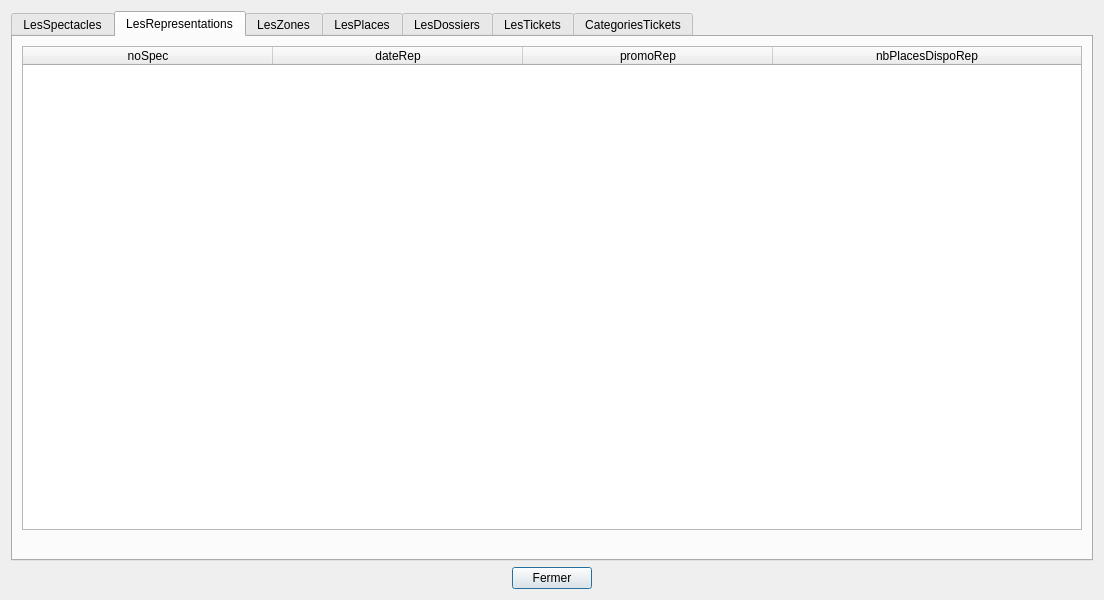
<?xml version="1.0" encoding="UTF-8"?>
<ui version="4.0">
 <class>tablesData</class>
 <widget class="QDialog" name="tablesData">
  <property name="geometry">
   <rect>
    <x>0</x>
    <y>0</y>
    <width>1104</width>
    <height>600</height>
   </rect>
  </property>
  <property name="sizePolicy">
   <sizepolicy hsizetype="Preferred" vsizetype="Preferred">
    <horstretch>0</horstretch>
    <verstretch>0</verstretch>
   </sizepolicy>
  </property>
  <property name="minimumSize">
   <size>
    <width>0</width>
    <height>0</height>
   </size>
  </property>
  <property name="windowTitle">
   <string>BD Théâtre</string>
  </property>
  <layout class="QVBoxLayout" name="verticalLayout">
   <item>
    <widget class="QTabWidget" name="tabWidget">
     <property name="currentIndex">
      <number>1</number>
     </property>
     <widget class="QWidget" name="tabSpectacles">
      <attribute name="title">
       <string>LesSpectacles</string>
      </attribute>
      <layout class="QVBoxLayout" name="verticalLayout_3">
       <item>
        <widget class="QTableWidget" name="tableSpectacles">
         <property name="sizePolicy">
          <sizepolicy hsizetype="Expanding" vsizetype="Expanding">
           <horstretch>0</horstretch>
           <verstretch>0</verstretch>
          </sizepolicy>
         </property>
         <property name="minimumSize">
          <size>
           <width>0</width>
           <height>400</height>
          </size>
         </property>
         <property name="baseSize">
          <size>
           <width>0</width>
           <height>0</height>
          </size>
         </property>
         <property name="columnCount">
          <number>3</number>
         </property>
         <attribute name="horizontalHeaderDefaultSectionSize">
          <number>200</number>
         </attribute>
         <attribute name="horizontalHeaderMinimumSectionSize">
          <number>50</number>
         </attribute>
         <attribute name="horizontalHeaderStretchLastSection">
          <bool>true</bool>
         </attribute>
         <attribute name="verticalHeaderVisible">
          <bool>false</bool>
         </attribute>
         <column>
          <property name="text">
           <string>noSpec</string>
          </property>
         </column>
         <column>
          <property name="text">
           <string>nomSpec</string>
          </property>
         </column>
         <column>
          <property name="text">
           <string>prixBaseSpec</string>
          </property>
         </column>
        </widget>
       </item>
       <item>
        <widget class="QLabel" name="label_spectacles">
         <property name="palette">
          <palette>
           <active>
            <colorrole role="WindowText">
             <brush brushstyle="SolidPattern">
              <color alpha="255">
               <red>255</red>
               <green>0</green>
               <blue>0</blue>
              </color>
             </brush>
            </colorrole>
           </active>
           <inactive>
            <colorrole role="WindowText">
             <brush brushstyle="SolidPattern">
              <color alpha="255">
               <red>255</red>
               <green>0</green>
               <blue>0</blue>
              </color>
             </brush>
            </colorrole>
           </inactive>
           <disabled>
            <colorrole role="WindowText">
             <brush brushstyle="SolidPattern">
              <color alpha="255">
               <red>120</red>
               <green>120</green>
               <blue>120</blue>
              </color>
             </brush>
            </colorrole>
           </disabled>
          </palette>
         </property>
         <property name="text">
          <string/>
         </property>
         <property name="alignment">
          <set>Qt::AlignCenter</set>
         </property>
        </widget>
       </item>
      </layout>
     </widget>
     <widget class="QWidget" name="tabRepresentations">
      <attribute name="title">
       <string>LesRepresentations</string>
      </attribute>
      <layout class="QVBoxLayout" name="verticalLayout_2">
       <item>
        <widget class="QTableWidget" name="tableRepresentations">
         <property name="sizePolicy">
          <sizepolicy hsizetype="Expanding" vsizetype="Expanding">
           <horstretch>0</horstretch>
           <verstretch>0</verstretch>
          </sizepolicy>
         </property>
         <property name="minimumSize">
          <size>
           <width>0</width>
           <height>400</height>
          </size>
         </property>
         <property name="baseSize">
          <size>
           <width>0</width>
           <height>0</height>
          </size>
         </property>
         <property name="layoutDirection">
          <enum>Qt::LeftToRight</enum>
         </property>
         <property name="columnCount">
          <number>4</number>
         </property>
         <attribute name="horizontalHeaderCascadingSectionResizes">
          <bool>true</bool>
         </attribute>
         <attribute name="horizontalHeaderDefaultSectionSize">
          <number>250</number>
         </attribute>
         <attribute name="horizontalHeaderHighlightSections">
          <bool>true</bool>
         </attribute>
         <attribute name="horizontalHeaderMinimumSectionSize">
          <number>50</number>
         </attribute>
         <attribute name="horizontalHeaderStretchLastSection">
          <bool>true</bool>
         </attribute>
         <attribute name="verticalHeaderVisible">
          <bool>false</bool>
         </attribute>
         <column>
          <property name="text">
           <string>noSpec</string>
          </property>
         </column>
         <column>
          <property name="text">
           <string>dateRep</string>
          </property>
         </column>
         <column>
          <property name="text">
           <string>promoRep</string>
          </property>
         </column>
         <column>
          <property name="text">
           <string>nbPlacesDispoRep</string>
          </property>
         </column>
        </widget>
       </item>
       <item>
        <widget class="QLabel" name="label_representations">
         <property name="palette">
          <palette>
           <active>
            <colorrole role="WindowText">
             <brush brushstyle="SolidPattern">
              <color alpha="255">
               <red>255</red>
               <green>0</green>
               <blue>0</blue>
              </color>
             </brush>
            </colorrole>
           </active>
           <inactive>
            <colorrole role="WindowText">
             <brush brushstyle="SolidPattern">
              <color alpha="255">
               <red>255</red>
               <green>0</green>
               <blue>0</blue>
              </color>
             </brush>
            </colorrole>
           </inactive>
           <disabled>
            <colorrole role="WindowText">
             <brush brushstyle="SolidPattern">
              <color alpha="255">
               <red>120</red>
               <green>120</green>
               <blue>120</blue>
              </color>
             </brush>
            </colorrole>
           </disabled>
          </palette>
         </property>
         <property name="text">
          <string/>
         </property>
         <property name="alignment">
          <set>Qt::AlignCenter</set>
         </property>
        </widget>
       </item>
      </layout>
     </widget>
     <widget class="QWidget" name="tabZones">
      <attribute name="title">
       <string>LesZones</string>
      </attribute>
      <layout class="QVBoxLayout" name="verticalLayout_4">
       <item>
        <widget class="QTableWidget" name="tableZones">
         <property name="sizePolicy">
          <sizepolicy hsizetype="Expanding" vsizetype="Expanding">
           <horstretch>0</horstretch>
           <verstretch>0</verstretch>
          </sizepolicy>
         </property>
         <property name="minimumSize">
          <size>
           <width>0</width>
           <height>400</height>
          </size>
         </property>
         <property name="baseSize">
          <size>
           <width>0</width>
           <height>0</height>
          </size>
         </property>
         <property name="columnCount">
          <number>3</number>
         </property>
         <attribute name="horizontalHeaderDefaultSectionSize">
          <number>200</number>
         </attribute>
         <attribute name="horizontalHeaderMinimumSectionSize">
          <number>50</number>
         </attribute>
         <attribute name="horizontalHeaderStretchLastSection">
          <bool>true</bool>
         </attribute>
         <attribute name="verticalHeaderVisible">
          <bool>false</bool>
         </attribute>
         <column>
          <property name="text">
           <string>noZone</string>
          </property>
         </column>
         <column>
          <property name="text">
           <string>catZone</string>
          </property>
         </column>
         <column>
          <property name="text">
           <string>tauxZone</string>
          </property>
         </column>
        </widget>
       </item>
       <item>
        <widget class="QLabel" name="label_zones">
         <property name="palette">
          <palette>
           <active>
            <colorrole role="WindowText">
             <brush brushstyle="SolidPattern">
              <color alpha="255">
               <red>255</red>
               <green>0</green>
               <blue>0</blue>
              </color>
             </brush>
            </colorrole>
           </active>
           <inactive>
            <colorrole role="WindowText">
             <brush brushstyle="SolidPattern">
              <color alpha="255">
               <red>255</red>
               <green>0</green>
               <blue>0</blue>
              </color>
             </brush>
            </colorrole>
           </inactive>
           <disabled>
            <colorrole role="WindowText">
             <brush brushstyle="SolidPattern">
              <color alpha="255">
               <red>120</red>
               <green>120</green>
               <blue>120</blue>
              </color>
             </brush>
            </colorrole>
           </disabled>
          </palette>
         </property>
         <property name="text">
          <string/>
         </property>
         <property name="alignment">
          <set>Qt::AlignCenter</set>
         </property>
        </widget>
       </item>
      </layout>
     </widget>
     <widget class="QWidget" name="tabPlaces">
      <attribute name="title">
       <string>LesPlaces</string>
      </attribute>
      <layout class="QVBoxLayout" name="verticalLayout_5">
       <item>
        <widget class="QTableWidget" name="tablePlaces">
         <attribute name="horizontalHeaderDefaultSectionSize">
          <number>200</number>
         </attribute>
         <attribute name="horizontalHeaderMinimumSectionSize">
          <number>50</number>
         </attribute>
         <attribute name="horizontalHeaderStretchLastSection">
          <bool>true</bool>
         </attribute>
         <attribute name="verticalHeaderVisible">
          <bool>false</bool>
         </attribute>
         <column>
          <property name="text">
           <string>noPlace</string>
          </property>
         </column>
         <column>
          <property name="text">
           <string>noRang</string>
          </property>
         </column>
         <column>
          <property name="text">
           <string>noZone</string>
          </property>
         </column>
        </widget>
       </item>
       <item>
        <widget class="QLabel" name="label_places">
         <property name="palette">
          <palette>
           <active>
            <colorrole role="WindowText">
             <brush brushstyle="SolidPattern">
              <color alpha="255">
               <red>255</red>
               <green>0</green>
               <blue>0</blue>
              </color>
             </brush>
            </colorrole>
           </active>
           <inactive>
            <colorrole role="WindowText">
             <brush brushstyle="SolidPattern">
              <color alpha="255">
               <red>255</red>
               <green>0</green>
               <blue>0</blue>
              </color>
             </brush>
            </colorrole>
           </inactive>
           <disabled>
            <colorrole role="WindowText">
             <brush brushstyle="SolidPattern">
              <color alpha="255">
               <red>120</red>
               <green>120</green>
               <blue>120</blue>
              </color>
             </brush>
            </colorrole>
           </disabled>
          </palette>
         </property>
         <property name="text">
          <string/>
         </property>
         <property name="alignment">
          <set>Qt::AlignCenter</set>
         </property>
        </widget>
       </item>
      </layout>
     </widget>
     <widget class="QWidget" name="tabDossiers">
      <attribute name="title">
       <string>LesDossiers</string>
      </attribute>
      <layout class="QVBoxLayout" name="verticalLayout_6">
       <item>
        <widget class="QTableWidget" name="tableDossiers">
         <attribute name="horizontalHeaderDefaultSectionSize">
          <number>200</number>
         </attribute>
         <attribute name="horizontalHeaderMinimumSectionSize">
          <number>50</number>
         </attribute>
         <attribute name="horizontalHeaderStretchLastSection">
          <bool>true</bool>
         </attribute>
         <attribute name="verticalHeaderVisible">
          <bool>false</bool>
         </attribute>
         <column>
          <property name="text">
           <string>noDos</string>
          </property>
         </column>
         <column>
          <property name="text">
           <string>montant</string>
          </property>
         </column>
        </widget>
       </item>
       <item>
        <widget class="QLabel" name="label_dossiers">
         <property name="palette">
          <palette>
           <active>
            <colorrole role="WindowText">
             <brush brushstyle="SolidPattern">
              <color alpha="255">
               <red>255</red>
               <green>0</green>
               <blue>0</blue>
              </color>
             </brush>
            </colorrole>
           </active>
           <inactive>
            <colorrole role="WindowText">
             <brush brushstyle="SolidPattern">
              <color alpha="255">
               <red>255</red>
               <green>0</green>
               <blue>0</blue>
              </color>
             </brush>
            </colorrole>
           </inactive>
           <disabled>
            <colorrole role="WindowText">
             <brush brushstyle="SolidPattern">
              <color alpha="255">
               <red>120</red>
               <green>120</green>
               <blue>120</blue>
              </color>
             </brush>
            </colorrole>
           </disabled>
          </palette>
         </property>
         <property name="text">
          <string/>
         </property>
         <property name="alignment">
          <set>Qt::AlignCenter</set>
         </property>
        </widget>
       </item>
      </layout>
     </widget>
     <widget class="QWidget" name="tabTickets">
      <attribute name="title">
       <string>LesTickets</string>
      </attribute>
      <layout class="QVBoxLayout" name="verticalLayout_7">
       <item>
        <widget class="QTableWidget" name="tableTickets">
         <attribute name="horizontalHeaderDefaultSectionSize">
          <number>110</number>
         </attribute>
         <attribute name="horizontalHeaderMinimumSectionSize">
          <number>50</number>
         </attribute>
         <attribute name="horizontalHeaderStretchLastSection">
          <bool>true</bool>
         </attribute>
         <attribute name="verticalHeaderVisible">
          <bool>false</bool>
         </attribute>
         <column>
          <property name="text">
           <string>noSpec</string>
          </property>
         </column>
         <column>
          <property name="text">
           <string>dateRep</string>
          </property>
         </column>
         <column>
          <property name="text">
           <string>noPlace</string>
          </property>
         </column>
         <column>
          <property name="text">
           <string>noRang</string>
          </property>
         </column>
         <column>
          <property name="text">
           <string>dateEmTick</string>
          </property>
         </column>
         <column>
          <property name="text">
           <string>noDos</string>
          </property>
         </column>
        </widget>
       </item>
       <item>
        <widget class="QLabel" name="label_tickets">
         <property name="palette">
          <palette>
           <active>
            <colorrole role="WindowText">
             <brush brushstyle="SolidPattern">
              <color alpha="255">
               <red>255</red>
               <green>0</green>
               <blue>0</blue>
              </color>
             </brush>
            </colorrole>
           </active>
           <inactive>
            <colorrole role="WindowText">
             <brush brushstyle="SolidPattern">
              <color alpha="255">
               <red>255</red>
               <green>0</green>
               <blue>0</blue>
              </color>
             </brush>
            </colorrole>
           </inactive>
           <disabled>
            <colorrole role="WindowText">
             <brush brushstyle="SolidPattern">
              <color alpha="255">
               <red>120</red>
               <green>120</green>
               <blue>120</blue>
              </color>
             </brush>
            </colorrole>
           </disabled>
          </palette>
         </property>
         <property name="text">
          <string/>
         </property>
         <property name="alignment">
          <set>Qt::AlignCenter</set>
         </property>
        </widget>
       </item>
      </layout>
     </widget>
     <widget class="QWidget" name="tabCategories">
      <attribute name="title">
       <string>CategoriesTickets</string>
      </attribute>
      <layout class="QVBoxLayout" name="verticalLayout_8">
       <item>
        <widget class="QTableWidget" name="tableCategories">
         <attribute name="horizontalHeaderDefaultSectionSize">
          <number>200</number>
         </attribute>
         <attribute name="horizontalHeaderMinimumSectionSize">
          <number>50</number>
         </attribute>
         <attribute name="horizontalHeaderStretchLastSection">
          <bool>true</bool>
         </attribute>
         <attribute name="verticalHeaderVisible">
          <bool>false</bool>
         </attribute>
         <column>
          <property name="text">
           <string>libelleCat</string>
          </property>
         </column>
         <column>
          <property name="text">
           <string>tauxReductionCat</string>
          </property>
         </column>
        </widget>
       </item>
       <item>
        <widget class="QLabel" name="label_categories">
         <property name="text">
          <string/>
         </property>
        </widget>
       </item>
      </layout>
     </widget>
    </widget>
   </item>
   <item>
    <layout class="QHBoxLayout" name="horizontalLayout">
     <item>
      <spacer name="horizontalSpacer">
       <property name="orientation">
        <enum>Qt::Horizontal</enum>
       </property>
       <property name="sizeHint" stdset="0">
        <size>
         <width>40</width>
         <height>20</height>
        </size>
       </property>
      </spacer>
     </item>
     <item>
      <widget class="QPushButton" name="pushButton">
       <property name="text">
        <string>Fermer</string>
       </property>
      </widget>
     </item>
     <item>
      <spacer name="horizontalSpacer_2">
       <property name="orientation">
        <enum>Qt::Horizontal</enum>
       </property>
       <property name="sizeHint" stdset="0">
        <size>
         <width>40</width>
         <height>20</height>
        </size>
       </property>
      </spacer>
     </item>
    </layout>
   </item>
  </layout>
 </widget>
 <resources/>
 <connections>
  <connection>
   <sender>pushButton</sender>
   <signal>clicked()</signal>
   <receiver>tablesData</receiver>
   <slot>close()</slot>
   <hints>
    <hint type="sourcelabel">
     <x>360</x>
     <y>575</y>
    </hint>
    <hint type="destinationlabel">
     <x>323</x>
     <y>169</y>
    </hint>
   </hints>
  </connection>
 </connections>
 <slots>
  <slot>refreshSpectaclesData()</slot>
  <slot>refreshZonesData()</slot>
  <slot>refreshRepresentationsData()</slot>
 </slots>
</ui>
